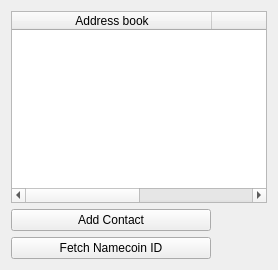
          <widget class="QWidget" name="sendIdentitiesWidget">
           <layout class="QVBoxLayout">
            <item>
             <widget class="STableWidget" name="tableWidgetAddressBook">
              <property name="contextMenuPolicy">
               <enum>Qt::CustomContextMenu</enum>
              </property>
              <property name="alternatingRowColors">
               <bool>true</bool>
              </property>
              <property name="selectionMode">
               <enum>QAbstractItemView::ExtendedSelection</enum>
              </property>
              <property name="selectionBehavior">
               <enum>QAbstractItemView::SelectRows</enum>
              </property>
              <property name="sortingEnabled">
               <bool>true</bool>
              </property>
              <attribute name="horizontalHeaderCascadingSectionResizes">
               <bool>true</bool>
              </attribute>
              <attribute name="horizontalHeaderDefaultSectionSize">
               <number>200</number>
              </attribute>
              <attribute name="horizontalHeaderHighlightSections">
               <bool>false</bool>
              </attribute>
              <attribute name="horizontalHeaderStretchLastSection">
               <bool>true</bool>
              </attribute>
              <attribute name="verticalHeaderVisible">
               <bool>false</bool>
              </attribute>
              <column>
               <property name="text">
                <string>Address book</string>
               </property>
               <property name="icon">
                <iconset>
                 <selectedoff>:/newPrefix/images/addressbook.png</selectedoff>
                </iconset>
               </property>
              </column>
              <column>
               <property name="text">
                <string>Address</string>
               </property>
              </column>
             </widget>
            </item>
            <item>
             <widget class="QPushButton" name="pushButtonAddAddressBook">
              <property name="maximumSize">
               <size>
                <width>200</width>
                <height>16777215</height>
               </size>
              </property>
              <property name="text">
               <string>Add Contact</string>
              </property>
             </widget>
            </item>
            <item>
             <widget class="QPushButton" name="pushButtonFetchNamecoinID">
              <property name="maximumSize">
               <size>
                <width>200</width>
                <height>16777215</height>
               </size>
              </property>
              <property name="font">
               <font>
                <pointsize>9</pointsize>
               </font>
              </property>
              <property name="text">
               <string>Fetch Namecoin ID</string>
              </property>
             </widget>
            </item>
           </layout>
          </widget>
